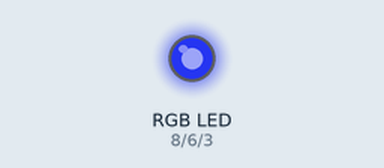
A sketch run on a simulated Arduino Uno, built with avr-gcc and run on an emulated ATmega328P. Parts: an RGB LED mixed from three pins (HIGH = lit).

Above: at 0.7 s.
Timing chart, 0 to 40.0 s (numbered marks = the images above):
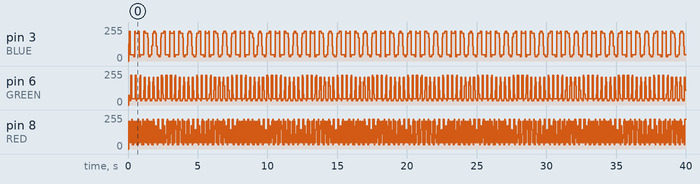

The sketch:

04_TaskPriorities.ino
```cpp
#include <Arduino_FreeRTOS.h>


#define RED    8
#define GREEN  6
#define BLUE   3

typedef int TaskProfiler;

TaskProfiler RedLEDProfiler;
TaskProfiler GreenLEDProfiler;
TaskProfiler BlueLEDProfiler;

void setup() {
  // put your setup code here, to run once:


  uint16_t *redLEDptr   = (uint16_t *)RED;
  uint16_t *greenLEDptr = (uint16_t *)GREEN;
  uint16_t *blueLEDptr  = (uint16_t *)BLUE;


  //here changing the priority hardly works, but in source code of 02_Creating_Tasks the priority is important!!
  // above statement is wrong!!!, this is caused because of the delay inclusion in the source code.
  //AND THE THREAD OR TASKA ARE NOT SYNCHORNIZED! Round Robin Scheduling is implemented while using the processor

  xTaskCreate(LEDcontrollerTask, "LED controller", 100, (void *)redLEDptr, 1, NULL);
  xTaskCreate(LEDcontrollerTask, "LED controller", 100, (void *)greenLEDptr, 3, NULL);
  xTaskCreate(LEDcontrollerTask, "LED controller", 100, (void *)blueLEDptr, 1, NULL);

}

void LEDcontrollerTask( void *pvparameter){
  pinMode(RED, OUTPUT);
  pinMode(GREEN, OUTPUT);
  pinMode(BLUE, OUTPUT);

  while(1){
    digitalWrite(pvparameter, digitalRead(pvparameter) ^ 1);
    //delay(100);
  }
}

void loop() {
  // put your main code here, to run repeatedly:

}
```

Measured:
- by itself, pin 6 (GREEN), pin 8 (RED): moves between 31/255 and 224/255, repeating every 2.5 s
